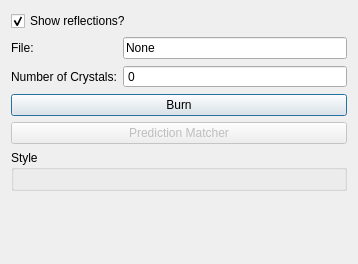
<?xml version="1.0" encoding="UTF-8"?>
<ui version="4.0">
 <class>reflections_editor</class>
 <widget class="QDialog" name="reflections_editor">
  <property name="geometry">
   <rect>
    <x>0</x>
    <y>0</y>
    <width>358</width>
    <height>264</height>
   </rect>
  </property>
  <property name="windowTitle">
   <string>Reflections Editor</string>
  </property>
  <layout class="QGridLayout" name="gridLayout">
   <item row="2" column="1">
    <widget class="QSpinBox" name="number_of_crystals">
     <property name="readOnly">
      <bool>true</bool>
     </property>
     <property name="buttonSymbols">
      <enum>QAbstractSpinBox::NoButtons</enum>
     </property>
     <property name="maximum">
      <number>1000000</number>
     </property>
    </widget>
   </item>
   <item row="6" column="0" colspan="2">
    <spacer name="vertical_spacer">
     <property name="orientation">
      <enum>Qt::Vertical</enum>
     </property>
     <property name="sizeHint" stdset="0">
      <size>
       <width>20</width>
       <height>40</height>
      </size>
     </property>
    </spacer>
   </item>
   <item row="5" column="0" colspan="2">
    <widget class="QGroupBox" name="groupBox">
     <property name="title">
      <string>Style</string>
     </property>
     <layout class="QVBoxLayout" name="verticalLayout">
      <item>
       <layout class="QVBoxLayout" name="reflections_style_editor_layout"/>
      </item>
     </layout>
    </widget>
   </item>
   <item row="1" column="0">
    <widget class="QLabel" name="file_label">
     <property name="text">
      <string>File:</string>
     </property>
    </widget>
   </item>
   <item row="4" column="0" colspan="2">
    <widget class="QPushButton" name="prediction_matcher">
     <property name="enabled">
      <bool>false</bool>
     </property>
     <property name="focusPolicy">
      <enum>Qt::NoFocus</enum>
     </property>
     <property name="text">
      <string>Prediction Matcher</string>
     </property>
    </widget>
   </item>
   <item row="2" column="0">
    <widget class="QLabel" name="number_of_crystals_label">
     <property name="text">
      <string>Number of Crystals:</string>
     </property>
    </widget>
   </item>
   <item row="0" column="0" colspan="2">
    <widget class="QCheckBox" name="show_reflections">
     <property name="text">
      <string>Show reflections?</string>
     </property>
     <property name="checked">
      <bool>true</bool>
     </property>
    </widget>
   </item>
   <item row="1" column="1">
    <widget class="QLineEdit" name="file">
     <property name="text">
      <string>None</string>
     </property>
     <property name="readOnly">
      <bool>true</bool>
     </property>
    </widget>
   </item>
   <item row="3" column="0" colspan="2">
    <widget class="QPushButton" name="burn">
     <property name="text">
      <string>Burn</string>
     </property>
    </widget>
   </item>
  </layout>
 </widget>
 <tabstops>
  <tabstop>show_reflections</tabstop>
  <tabstop>file</tabstop>
  <tabstop>number_of_crystals</tabstop>
  <tabstop>burn</tabstop>
 </tabstops>
 <resources/>
 <connections/>
</ui>
